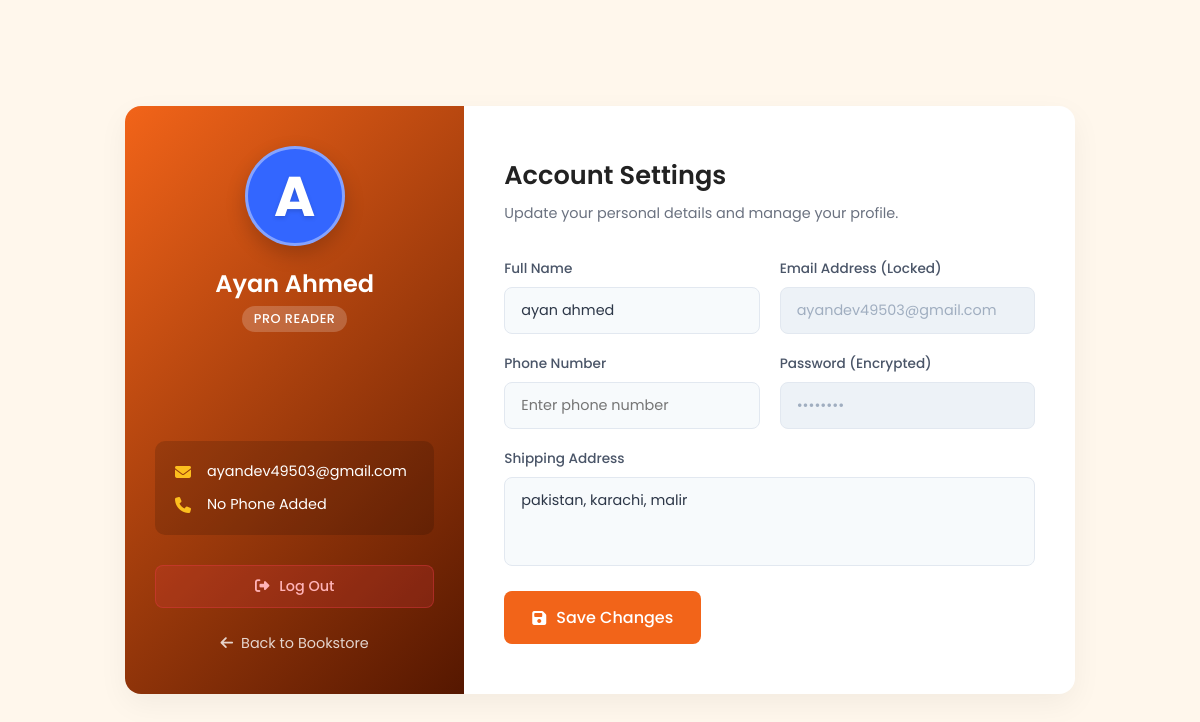
The app's page /account.php (signed in) with its own data.
### tables this page shows
CREATE TABLE `users` (
  `id` int(11) NOT NULL,
  `full_name` varchar(100) NOT NULL,
  `email` varchar(100) NOT NULL,
  `password` varchar(255) NOT NULL,
  `phone` varchar(20) DEFAULT NULL,
  `address` text DEFAULT NULL,
  `created_at` timestamp NOT NULL DEFAULT current_timestamp(),
  `role` varchar(20) DEFAULT 'user'
);

### account.php (the view, shortened to what this page needs)
<?php
include("auth.php");
$user_id = $_SESSION['user_id'];
$query = mysqli_query($conn, "SELECT * FROM users WHERE id = '$user_id'");
$user = mysqli_fetch_assoc($query);
?>
<!DOCTYPE html>
<html lang="en">
<head>
    <link rel="stylesheet" href="https://cdnjs.cloudflare.com/ajax/libs/font-awesome/6.4.0/css/all.min.css">
</head>
<body>
    <div class="account-container">
       <div class="profile-sidebar">
    <?php
        $first_letter = strtoupper(substr($user['full_name'], 0, 1));
        $colors = ['#f26419', '#3366ff', '#0fa983', '#8338ec', '#ff006e', '#fb5607', '#3a86ff'];
        $color_index = $user['id'] % count($colors);
        $bg_color = $colors[$color_index];
    ?>
    <div class="avatar-letter-box" style="background-color: <?php echo $bg_color; ?>;">
        <?php echo $first_letter; ?>
    </div>
    <h2 style="text-transform: capitalize;"><?php echo htmlspecialchars($user['full_name']); ?></h2>
    <span class="badge">PRO READER</span>
    <div class="quick-info">
        <div class="info-row">
            <i class="fa-solid fa-envelope"></i>
            <span><?php echo htmlspecialchars($user['email']); ?></span>
        </div>
        <div class="info-row">
            <i class="fa-solid fa-phone"></i>
            <span><?php echo htmlspecialchars($user['phone'] ?: 'No Phone Added'); ?></span>
        </div>
    </div>
    <a href="logout.php" class="btn-sidebar-logout">
        <i class="fa-solid fa-right-from-bracket"></i> Log Out
    </a>
    <a href="index.php" class="back-home">
        <i class="fa-solid fa-arrow-left"></i> Back to Bookstore
    </a>
</div>
        <div class="settings-content">
            <h3>Account Settings</h3>
            <p class="subtitle">Update your personal details and manage your profile.</p>
            <form action="" method="POST">
                <div class="form-grid">
                    <div class="input-box">
                        <label>Full Name</label>
                        <input type="text" name="name" class="input-field" value="<?php echo htmlspecialchars($user['full_name']); ?>" required>
                    </div>
                    <div class="input-box">
                        <label>Email Address (Locked)</label>
                        <input type="email" class="input-field" value="<?php echo htmlspecialchars($user['email']); ?>" disabled>
                    </div>
                    <div class="input-box">
                        <label>Phone Number</label>
                        <input type="tel" name="phone" class="input-field" value="<?php echo htmlspecialchars($user['phone'] ?? ''); ?>" placeholder="Enter phone number">
                    </div>
                    <div class="input-box">
                        <label>Password (Encrypted)</label>
                        <input type="password" class="input-field" value="********" disabled>
                    </div>
                    <div class="input-box full-width">
                        <label>Shipping Address</label>
                        <textarea name="address" class="input-field" rows="3" style="resize: none;" placeholder="Enter your delivery address..."><?php echo htmlspecialchars($user['address'] ?? ''); ?></textarea>
                    </div>
                </div>
                <button type="submit" name="update_profile" class="btn-save">
                    <i class="fa-solid fa-floppy-disk"></i> Save Changes
                </button>
            </form>
        </div>
    </div>
</body>
</html>

### account.php (style rules this page uses)
* { box-sizing: border-box; margin: 0; padding: 0; font-family: 'Poppins', sans-serif; }
.btn-sidebar-logout { margin-top: 30px; background-color: rgba(230, 57, 70, 0.2); color: #ffb3b7; border: 1px solid rgba(230, 57, 70, 0.4); padding: 10px 20px; font-size: 0.9rem; font-weight: 500; border-radius: 8px; text-decoration: none; display: inline-flex; align-items: center; gap: 10px; width: 100%; justify-content: center; transition: all 0.3s ease; }
body { background-color: #fff7ec; color: #1a1a1a; display: flex; justify-content: center; align-items: center; min-height: 100vh; padding: 20px; }
.account-container { display: grid; grid-template-columns: 1fr 1.8fr; width: 100%; max-width: 950px; background: #ffffff; border-radius: 16px; box-shadow: 0 10px 30px rgba(0,0,0,0.05); overflow: hidden; }
.profile-sidebar { background: linear-gradient(135deg, #f26419, #551700); color: #ffffff; padding: 40px 30px; display: flex; flex-direction: column; align-items: center; text-align: center; }
.avatar-letter-box { width: 100px; height: 100px; border-radius: 50%; display: flex; align-items: center; justify-content: center; font-size: 3.5rem; font-weight: 700; color: #ffffff; text-shadow: 0 2px 4px rgba(0,0,0,0.15); box-shadow: 0 8px 20px rgba(0,0,0,0.2); margin-bottom: 20px; border: 3px solid rgba(255,255,255,0.4); text-transform: uppercase; }
.profile-sidebar h2 { font-size: 1.5rem; font-weight: 600; margin-bottom: 5px; }
.profile-sidebar .badge { background: rgba(255, 255, 255, 0.2); padding: 4px 12px; border-radius: 20px; font-size: 0.8rem; font-weight: 500; letter-spacing: 0.5px; margin-bottom: 30px; }
.quick-info { width: 100%; text-align: left; margin-top: auto; background: rgba(0,0,0,0.15); padding: 20px; border-radius: 10px; }
.info-row { display: flex; align-items: center; gap: 12px; margin-bottom: 12px; font-size: 0.9rem; }
.info-row:last-child { margin-bottom: 0; }
.info-row i { color: #fcbf1e; font-size: 1rem; width: 20px; }
.back-home { margin-top: 25px; color: #ffffff; text-decoration: none; font-size: 0.9rem; display: inline-flex; align-items: center; gap: 8px; opacity: 0.8; transition: opacity 0.3s; }
.settings-content { padding: 50px 40px; }
.settings-content h3 { font-size: 1.6rem; color: #222; margin-bottom: 8px; font-weight: 600; }
.settings-content .subtitle { color: #6b7280; font-size: 0.9rem; margin-bottom: 35px; }
.form-grid { display: grid; grid-template-columns: 1fr 1fr; gap: 20px; }
.full-width { grid-column: span 2; }
.input-box { display: flex; flex-direction: column; gap: 8px; }
.input-box label { font-size: 0.85rem; color: #4a5568; font-weight: 500; }
.input-field { width: 100%; padding: 12px 16px; border: 1px solid #e2e8f0; border-radius: 8px; background-color: #f7fafc; color: #2d3748; font-size: 0.9rem; outline: none; transition: all 0.3s; }
.input-field:disabled { background-color: #edf2f7; color: #a0aec0; cursor: not-allowed; }
.btn-save { background-color: #f26419; color: white; border: none; padding: 14px 28px; font-size: 1rem; font-weight: 500; border-radius: 8px; cursor: pointer; transition: background 0.3s; display: inline-flex; align-items: center; gap: 10px; margin-top: 25px; }

### records on screen
users: full_name "A", full_name "Ayan Ahmed", email "ayandev49503@gmail.com", phone "No Phone Added", name "ayan ahmed", address "pakistan, karachi, malir"
